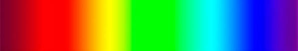
%> input picture programming-assignment-2/data/problem2/spectrum.png, 298 x 51 px
$ octave spectrum.m   (GNU Octave 9; MATLAB toolbox functions it lacks are replaced by stand-ins)
%> lines starting %> are read from the running program, lines starting %| are printed output that depends on the picture
### programming-assignment-2/problem2/code/clustering.m
function [cluster,cost] = clustering(image, means)
    K = size(means);
    euclidean_norm = [];
    [rows, cols, numChannels] = size(image);
    for i = 1:K
        norm_matrix = [];
        for j = 1:rows
            norm_col = [];
            for k = 1:cols
                norm_col = [norm_col, norm(reshape(image(j,k,:),[1,3]) - means(i,:))];
            end
            norm_matrix = [norm_matrix;norm_col];
        end
        euclidean_norm = cat(3,euclidean_norm,norm_matrix);
    end
    [min_euclidean_norm , cluster] = min(euclidean_norm, [], 3);
    cluster = cluster;
    cost = sum(sum(min_euclidean_norm));
end


### programming-assignment-2/problem2/code/getClusteredImage.m
function clustered_image = getClusteredImage(K,means,I,cluster)
    image_red_channel = I(:,:,1);
    image_green_channel = I(:,:,2);
    image_blue_channel = I(:,:,3);
    for j = 1 : K
        image_red_channel(cluster == j) = means(j,1);
        image_green_channel(cluster == j) = means(j,2);
        image_blue_channel(cluster == j) = means(j,3);
    end
    clustered_image = cat(3,image_red_channel, image_green_channel, image_blue_channel);
end

### programming-assignment-2/problem2/code/getMeans.m
function means = getMeans(I,cluster,K)
    means = [];
    image_red_channel = I(:,:,1);
    image_green_channel = I(:,:,2);
    image_blue_channel = I(:,:,3);
    for i = 1:K
        means(i,1) = mean(image_red_channel(cluster == i));
        means(i,2) = mean(image_green_channel(cluster == i));
        means(i,3) = mean(image_blue_channel(cluster == i));
    end
end

### programming-assignment-2/problem2/code/spectrum.m
% Initialization
clear; clc;

% Assigning the variables
K = 7;
costs = [];
s = [];
means = [];

% Load the image
I = double(imread('spectrum.png'));
[rows, cols, numChannels] = size(I);
%> rows = 51; cols = 298; numChannels = 3
% dim_x = linspace(1,cols,K); % Part a
% dim_y = rows / 2; % Part a
dim_x = randi([1,rows],K,1); % Part b
dim_y = randi([1,cols],K,1); % Part b
for i = 1:K
    means = cat(2,means, I(dim_x(i),dim_y(i),:));
end
%> this loop made 7 passes
%> means on pass 1: [1 255 2]

means = reshape(means,[7,3]);
%> means = [1 255 2; 1 254 4; 40 0 233; 1 255 2; 255 109 5; 0 193 253; 1 254 108]
cluster = zeros(rows,cols);

for i = 1:100
    [cluster_temp, cost] = clustering(I, means);
    costs = [costs; cost];
    num_cluster_change = nnz(cluster_temp - cluster);
    s = [s; nnz(cluster_temp - cluster)];
    cluster = cluster_temp;
    clustered_image = uint8(getClusteredImage(K,means,I,cluster));
    if num_cluster_change == 0
        break;
    end
    means = getMeans(I,cluster,K);
end
%> this loop made 9 passes
%> (cost, costs, num_cluster_change, s) on passes 1 to 6: (1070840, 1070840, 15198, 15198), (1011070.4, [1070840; 1011070.4], 2282, [15198; 2282]), (860460, [1070840; 1011070.4; 860460], 1317, [15198; 2282; 1317]), (693785.9, [1070840; 1011070.4; 860460; 693785.9], 563, [15198; 2282; 1317; 563]), (672273.2, [1070840; 1011070.4; 860460; 693785.9; 672273.2], 194, [15198; 2282; 1317; 563; 194]), (672552.8, [1070840; 1011070.4; 860460; 693785.9; 672273.2; 672552.8], 30, [15198; 2282; 1317; 563; 194; 30])
%> (cost, num_cluster_change, s) on passes 7 to 9: (672879.9, 37, [15198; 2282; 1317; 563; 194; 30; 37]), (672890.4, 2, [15198; 2282; 1317; 563; 194; 30; 37; 2]), (672895.3, 0, [15198; 2282; 1317; 563; 194; 30; 37; 2; 0])
%> pass 1, `[cluster_temp, cost] = clustering(I, means);`:
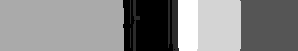
%> cluster_temp: size 51x298 double; min 1, max 7, mean 4.21; drawn with min black and max white
%> pass 1, in getClusteredImage, `image_red_channel = I(:,:,1);`:
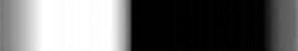
%> image_red_channel: size 51x298 double; min 0, max 255, mean 105.1
%> pass 1, in getClusteredImage, `image_green_channel = I(:,:,2);`:
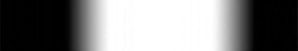
%> image_green_channel: size 51x298 double; min 0, max 255, mean 127.2
%> pass 1, in getClusteredImage, `image_blue_channel = I(:,:,3);`:
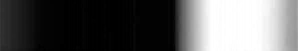
%> image_blue_channel: size 51x298 double; min 0, max 255, mean 91.6

imwrite(clustered_image,'spectrum_kmeans_rand1.png');
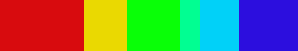
%> saved as spectrum_kmeans_rand1.png: size 51x298x3 uint8; mean R, G, B 105.2, 126.9, 91.5
% imwrite(clustered_image,'spectrum_kmeans_fixed_means.png');
